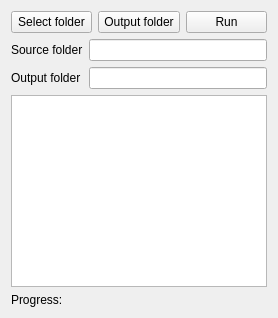
       <widget class="QWidget" name="tabBatch">
        <attribute name="title">
         <string>Batch</string>
        </attribute>
        <layout class="QVBoxLayout" name="verticalLayout_19">
         <item>
          <layout class="QHBoxLayout" name="horizontalLayout_6">
           <item>
            <widget class="QPushButton" name="pushButtonImageBatchSource">
             <property name="text">
              <string>Select folder</string>
             </property>
            </widget>
           </item>
           <item>
            <widget class="QPushButton" name="pushButtonImageBatchOutput">
             <property name="text">
              <string>Output folder</string>
             </property>
            </widget>
           </item>
           <item>
            <widget class="QPushButton" name="pushButtonImageBatchRun">
             <property name="text">
              <string>Run</string>
             </property>
            </widget>
           </item>
          </layout>
         </item>
         <item>
          <layout class="QFormLayout" name="formLayout">
           <item row="0" column="0">
            <widget class="QLabel" name="label">
             <property name="text">
              <string>Source folder</string>
             </property>
            </widget>
           </item>
           <item row="1" column="0">
            <widget class="QLabel" name="label_2">
             <property name="text">
              <string>Output folder</string>
             </property>
            </widget>
           </item>
           <item row="0" column="1">
            <widget class="QLineEdit" name="lineEditImageBatchSource">
             <property name="readOnly">
              <bool>true</bool>
             </property>
            </widget>
           </item>
           <item row="1" column="1">
            <widget class="QLineEdit" name="lineEditImageBatchOutput">
             <property name="readOnly">
              <bool>false</bool>
             </property>
            </widget>
           </item>
          </layout>
         </item>
         <item>
          <widget class="QListWidget" name="listWidgetImageBatch"/>
         </item>
         <item>
          <widget class="QLabel" name="labelBatchProgress">
           <property name="text">
            <string>Progress:</string>
           </property>
          </widget>
         </item>
        </layout>
       </widget>
